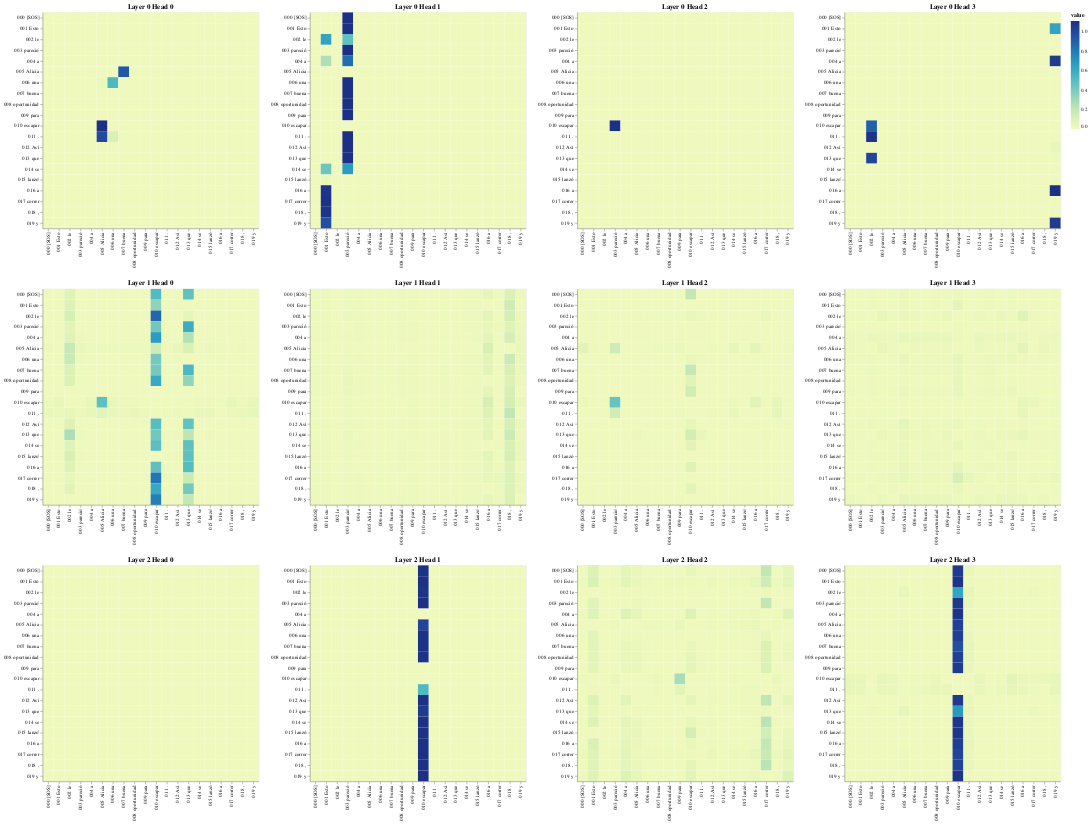

Write notebook code for a chart like this one.
### Code cell
layers = [0, 1, 2]
heads = [0, 1, 2, 3]

# Encoder Self-Attention
get_all_attention_maps("encoder", layers, heads, encoder_input_tokens, encoder_input_tokens, min(20, sentence_len))

### Figure 1 — Vega-Lite specification as saved in the notebook (floating-point values rounded to 4 significant figures; data arrays with more than 128 entries replaced by an {"elided": "..."} marker saying what was removed)
{"config": {"view": {"continuousWidth": 300, "continuousHeight": 300}}, "vconcat": [{"hconcat": [{"data": {"name": "data-7069880d73a3e9820f40835ebefc0a95"}, "mark": {"type": "rect"}, "encoding": {"color": {"field": "value", "type": "quantitative"}, "tooltip": [{"field": "row", "type": "quantitative"}, {"field": "column", "type": "quantitative"}, {"field": "value", "type": "quantitative"}, {"field": "row_token", "type": "nominal"}, {"field": "col_token", "type": "nominal"}], "x": {"axis": {"title": ""}, "field": "col_token", "type": "nominal"}, "y": {"axis": {"title": ""}, "field": "row_token", "type": "nominal"}}, "height": 400, "name": "view_1", "title": "Layer 0 Head 0", "width": 400}, {"data": {"name": "data-6475e4f1069df0feb04d0392a7def4e0"}, "mark": {"type": "rect"}, "encoding": {"color": {"field": "value", "type": "quantitative"}, "tooltip": [{"field": "row", "type": "quantitative"}, {"field": "column", "type": "quantitative"}, {"field": "value", "type": "quantitative"}, {"field": "row_token", "type": "nominal"}, {"field": "col_token", "type": "nominal"}], "x": {"axis": {"title": ""}, "field": "col_token", "type": "nominal"}, "y": {"axis": {"title": ""}, "field": "row_token", "type": "nominal"}}, "height": 400, "name": "view_2", "title": "Layer 0 Head 1", "width": 400}, {"data": {"name": "data-1cf58e9ff4e99f36606741957ff0328b"}, "mark": {"type": "rect"}, "encoding": {"color": {"field": "value", "type": "quantitative"}, "tooltip": [{"field": "row", "type": "quantitative"}, {"field": "column", "type": "quantitative"}, {"field": "value", "type": "quantitative"}, {"field": "row_token", "type": "nominal"}, {"field": "col_token", "type": "nominal"}], "x": {"axis": {"title": ""}, "field": "col_token", "type": "nominal"}, "y": {"axis": {"title": ""}, "field": "row_token", "type": "nominal"}}, "height": 400, "name": "view_3", "title": "Layer 0 Head 2", "width": 400}, {"data": {"name": "data-ffda6d838477c39939a51e0bb0cfaebb"}, "mark": {"type": "rect"}, "encoding": {"color": {"field": "value", "type": "quantitative"}, "tooltip": [{"field": "row", "type": "quantitative"}, {"field": "column", "type": "quantitative"}, {"field": "value", "type": "quantitative"}, {"field": "row_token", "type": "nominal"}, {"field": "col_token", "type": "nominal"}], "x": {"axis": {"title": ""}, "field": "col_token", "type": "nominal"}, "y": {"axis": {"title": ""}, "field": "row_token", "type": "nominal"}}, "height": 400, "name": "view_4", "title": "Layer 0 Head 3", "width": 400}]}, {"hconcat": [{"data": {"name": "data-3c754fb8d30f054503bbb2e4a026382a"}, "mark": {"type": "rect"}, "encoding": {"color": {"field": "value", "type": "quantitative"}, "tooltip": [{"field": "row", "type": "quantitative"}, {"field": "column", "type": "quantitative"}, {"field": "value", "type": "quantitative"}, {"field": "row_token", "type": "nominal"}, {"field": "col_token", "type": "nominal"}], "x": {"axis": {"title": ""}, "field": "col_token", "type": "nominal"}, "y": {"axis": {"title": ""}, "field": "row_token", "type": "nominal"}}, "height": 400, "name": "view_5", "title": "Layer 1 Head 0", "width": 400}, {"data": {"name": "data-f0dbbbcda1638e548f68c41a294ad482"}, "mark": {"type": "rect"}, "encoding": {"color": {"field": "value", "type": "quantitative"}, "tooltip": [{"field": "row", "type": "quantitative"}, {"field": "column", "type": "quantitative"}, {"field": "value", "type": "quantitative"}, {"field": "row_token", "type": "nominal"}, {"field": "col_token", "type": "nominal"}], "x": {"axis": {"title": ""}, "field": "col_token", "type": "nominal"}, "y": {"axis": {"title": ""}, "field": "row_token", "type": "nominal"}}, "height": 400, "name": "view_6", "title": "Layer 1 Head 1", "width": 400}, {"data": {"name": "data-68775bc37c2d829d7f4974f1fa9d6f2f"}, "mark": {"type": "rect"}, "encoding": {"color": {"field": "value", "type": "quantitative"}, "tooltip": [{"field": "row", "type": "quantitative"}, {"field": "column", "type": "quantitative"}, {"field": "value", "type": "quantitative"}, {"field": "row_token", "type": "nominal"}, {"field": "col_token", "type": "nominal"}], "x": {"axis": {"title": ""}, "field": "col_token", "type": "nominal"}, "y": {"axis": {"title": ""}, "field": "row_token", "type": "nominal"}}, "height": 400, "name": "view_7", "title": "Layer 1 Head 2", "width": 400}, {"data": {"name": "data-743f1a9f680c6b2becbfe1821b717bd2"}, "mark": {"type": "rect"}, "encoding": {"color": {"field": "value", "type": "quantitative"}, "tooltip": [{"field": "row", "type": "quantitative"}, {"field": "column", "type": "quantitative"}, {"field": "value", "type": "quantitative"}, {"field": "row_token", "type": "nominal"}, {"field": "col_token", "type": "nominal"}], "x": {"axis": {"title": ""}, "field": "col_token", "type": "nominal"}, "y": {"axis": {"title": ""}, "field": "row_token", "type": "nominal"}}, "height": 400, "name": "view_8", "title": "Layer 1 Head 3", "width": 400}]}, {"hconcat": [{"data": {"name": "data-d235d4aec813b6c085572b242c2a4d42"}, "mark": {"type": "rect"}, "encoding": {"color": {"field": "value", "type": "quantitative"}, "tooltip": [{"field": "row", "type": "quantitative"}, {"field": "column", "type": "quantitative"}, {"field": "value", "type": "quantitative"}, {"field": "row_token", "type": "nominal"}, {"field": "col_token", "type": "nominal"}], "x": {"axis": {"title": ""}, "field": "col_token", "type": "nominal"}, "y": {"axis": {"title": ""}, "field": "row_token", "type": "nominal"}}, "height": 400, "name": "view_9", "title": "Layer 2 Head 0", "width": 400}, {"data": {"name": "data-9410d344b3888af609b69e2b6b555337"}, "mark": {"type": "rect"}, "encoding": {"color": {"field": "value", "type": "quantitative"}, "tooltip": [{"field": "row", "type": "quantitative"}, {"field": "column", "type": "quantitative"}, {"field": "value", "type": "quantitative"}, {"field": "row_token", "type": "nominal"}, {"field": "col_token", "type": "nominal"}], "x": {"axis": {"title": ""}, "field": "col_token", "type": "nominal"}, "y": {"axis": {"title": ""}, "field": "row_token", "type": "nominal"}}, "height": 400, "name": "view_10", "title": "Layer 2 Head 1", "width": 400}, {"data": {"name": "data-60b1f6382b68e6251aaf3ec87f0ec24c"}, "mark": {"type": "rect"}, "encoding": {"color": {"field": "value", "type": "quantitative"}, "tooltip": [{"field": "row", "type": "quantitative"}, {"field": "column", "type": "quantitative"}, {"field": "value", "type": "quantitative"}, {"field": "row_token", "type": "nominal"}, {"field": "col_token", "type": "nominal"}], "x": {"axis": {"title": ""}, "field": "col_token", "type": "nominal"}, "y": {"axis": {"title": ""}, "field": "row_token", "type": "nominal"}}, "height": 400, "name": "view_11", "title": "Layer 2 Head 2", "width": 400}, {"data": {"name": "data-f92183e29f0c4daf1e7409fc6cfb17d1"}, "mark": {"type": "rect"}, "encoding": {"color": {"field": "value", "type": "quantitative"}, "tooltip": [{"field": "row", "type": "quantitative"}, {"field": "column", "type": "quantitative"}, {"field": "value", "type": "quantitative"}, {"field": "row_token", "type": "nominal"}, {"field": "col_token", "type": "nominal"}], "x": {"axis": {"title": ""}, "field": "col_token", "type": "nominal"}, "y": {"axis": {"title": ""}, "field": "row_token", "type": "nominal"}}, "height": 400, "name": "view_12", "title": "Layer 2 Head 3", "width": 400}]}], "params": [{"name": "param_1", "select": {"type": "interval", "encodings": ["x", "y"]}, "bind": "scales", "views": ["view_1"]}, {"name": "param_2", "select": {"type": "interval", "encodings": ["x", "y"]}, "bind": "scales", "views": ["view_2"]}, {"name": "param_3", "select": {"type": "interval", "encodings": ["x", "y"]}, "bind": "scales", "views": ["view_3"]}, {"name": "param_4", "select": {"type": "interval", "encodings": ["x", "y"]}, "bind": "scales", "views": ["view_4"]}, {"name": "param_5", "select": {"type": "interval", "encodings": ["x", "y"]}, "bind": "scales", "views": ["view_5"]}, {"name": "param_6", "select": {"type": "interval", "encodings": ["x", "y"]}, "bind": "scales", "views": ["view_6"]}, {"name": "param_7", "select": {"type": "interval", "encodings": ["x", "y"]}, "bind": "scales", "views": ["view_7"]}, {"name": "param_8", "select": {"type": "interval", "encodings": ["x", "y"]}, "bind": "scales", "views": ["view_8"]}, {"name": "param_9", "select": {"type": "interval", "encodings": ["x", "y"]}, "bind": "scales", "views": ["view_9"]}, {"name": "param_10", "select": {"type": "interval", "encodings": ["x", "y"]}, "bind": "scales", "views": ["view_10"]}, {"name": "param_11", "select": {"type": "interval", "encodings": ["x", "y"]}, "bind": "scales", "views": ["view_11"]}, {"name": "param_12", "select": {"type": "interval", "encodings": ["x", "y"]}, "bind": "scales", "views": ["view_12"]}], "$schema": "https://vega.github.io/schema/vega-lite/v5.17.0.json", "datasets": {"data-7069880d73a3e9820f40835ebefc0a95": {"elided": "400 records"}, "data-6475e4f1069df0feb04d0392a7def4e0": {"elided": "400 records"}, "data-1cf58e9ff4e99f36606741957ff0328b": {"elided": "400 records"}, "data-ffda6d838477c39939a51e0bb0cfaebb": {"elided": "400 records"}, "data-3c754fb8d30f054503bbb2e4a026382a": {"elided": "400 records"}, "data-f0dbbbcda1638e548f68c41a294ad482": {"elided": "400 records"}, "data-68775bc37c2d829d7f4974f1fa9d6f2f": {"elided": "400 records"}, "data-743f1a9f680c6b2becbfe1821b717bd2": {"elided": "400 records"}, "data-d235d4aec813b6c085572b242c2a4d42": {"elided": "400 records"}, "data-9410d344b3888af609b69e2b6b555337": {"elided": "400 records"}, "data-60b1f6382b68e6251aaf3ec87f0ec24c": {"elided": "400 records"}, "data-f92183e29f0c4daf1e7409fc6cfb17d1": {"elided": "400 records"}}}
